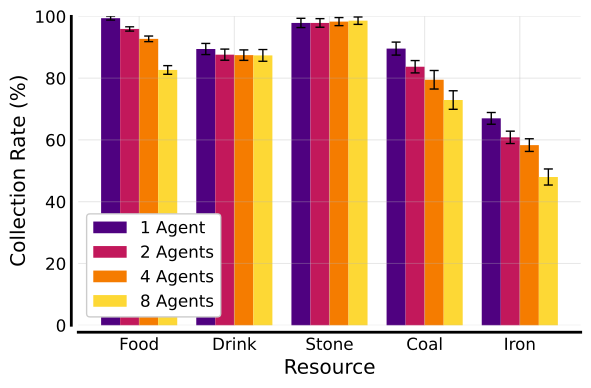

The Python source for this figure:
# %%
import matplotlib.pyplot as plt
import numpy as np
from matplotlib.axes import Axes

# === Axis Styling Utilities ===

def _decorate_axis(ax: Axes, wrect=10, hrect=10, ticklabelsize='large'):
    ax.spines['right'].set_visible(False)
    ax.spines['top'].set_visible(False)
    ax.spines['left'].set_linewidth(2)
    ax.spines['bottom'].set_linewidth(2)
    ax.tick_params(length=0.1, width=0.1, labelsize=ticklabelsize)
    ax.spines['left'].set_position(('outward', hrect))
    ax.spines['bottom'].set_position(('outward', wrect))
    return ax

def annotate_and_decorate_axis(ax: Axes,
                                labelsize='x-large',
                                ticklabelsize='x-large',
                                xticks=None,
                                xticklabels=None,
                                yticks=None,
                                yticklabels=None,
                                legend=False,
                                grid_alpha=0.2,
                                legendsize='x-large',
                                xlabel='',
                                ylabel='',
                                wrect=10,
                                hrect=10):
    ax.set_xlabel(xlabel, fontsize=labelsize)
    ax.set_ylabel(ylabel, fontsize=labelsize)
    if xticks is not None:
        ax.set_xticks(ticks=xticks)
    if xticklabels is not None:
        ax.set_xticklabels(xticklabels)
    if yticks is not None:
        ax.set_yticks(yticks)
    if yticklabels is not None:
        ax.set_yticklabels(yticklabels)
    ax.grid(True, alpha=grid_alpha)
    ax = _decorate_axis(ax, wrect=wrect, hrect=hrect, ticklabelsize=ticklabelsize)
    if legend:
        ax.legend(fontsize=legendsize)
    return ax

# === Data ===

resources = ['Food', 'Drink', 'Stone', 'Coal', 'Iron']
x = np.arange(len(resources))
width = 0.2

collection_1_agent = np.array([99.4, 89.43, 97.87, 89.56, 66.98])
collection_2_agents = np.array([95.92, 87.605, 97.87, 83.69, 60.83])
collection_4_agents = np.array([92.723, 87.45, 98.3, 79.474, 58.316])
collection_8_agents = np.array([82.648, 87.36, 98.6, 72.92, 48])

errors_1_agent = np.array([0.6, 1.8, 1.5, 2.1, 1.9])
errors_2_agents = np.array([0.7, 1.8, 1.4, 2.0, 2.0])
errors_4_agents = np.array([0.9, 1.7, 1.3, 3.0, 2.05])
errors_8_agents = np.array([1.4, 1.9, 1.2, 3.0, 2.6])

COLORS = {
    '1 Agent': '#4f0180',
    '2 Agents': '#c2185b',
    '4 Agents': '#f57c00',
    '8 Agents': '#fdd835',
    # '16 Agents': '#43a047'
}

# === Custom Bar Plot with Narrow Top/Bottom Error Lines ===

def draw_bars_with_narrow_error_caps(ax, x_pos, heights, errors, width, color, label, cap_fraction=0.4):
    cap_width = width * cap_fraction
    ax.bar(x_pos, heights, width, color=color, label=label)
    for x, y, err in zip(x_pos, heights, errors):
        # Top horizontal cap
        ax.plot([x - cap_width / 2, x + cap_width / 2], [y + err, y + err], color='black', linewidth=1)
        # Bottom horizontal cap
        ax.plot([x - cap_width / 2, x + cap_width / 2], [y - err, y - err], color='black', linewidth=1)
        # Vertical connecting line
        ax.vlines(x, y - err, y + err, color='black', linewidth=1)

# === Plotting ===

fig, ax = plt.subplots(figsize=(6, 4))

draw_bars_with_narrow_error_caps(ax, x - 1.5*width, collection_1_agent, errors_1_agent, width, COLORS['1 Agent'], '1 Agent')
draw_bars_with_narrow_error_caps(ax, x - 0.5*width, collection_2_agents, errors_2_agents, width, COLORS['2 Agents'], '2 Agents')
draw_bars_with_narrow_error_caps(ax, x + 0.5*width, collection_4_agents, errors_4_agents, width, COLORS['4 Agents'], '4 Agents')
draw_bars_with_narrow_error_caps(ax, x + 1.5*width, collection_8_agents, errors_8_agents, width, COLORS['8 Agents'], '8 Agents')

annotate_and_decorate_axis(
    ax,
    xlabel='Resource',
    ylabel='Collection Rate (%)',
    xticks=x,
    xticklabels=resources,
    legend=True,
    grid_alpha=0.3,
    labelsize='x-large',
    ticklabelsize='large',
    legendsize='large',
    wrect=5,
    hrect=5
)

ax.set_ylim(0, 100)

# Semi-transparent legend
legend = ax.get_legend()
legend.get_frame().set_alpha(1.0)

plt.tight_layout()
fig.savefig("ippo_collect_pct.pdf", format="pdf", bbox_inches="tight")
plt.show()

# %%
